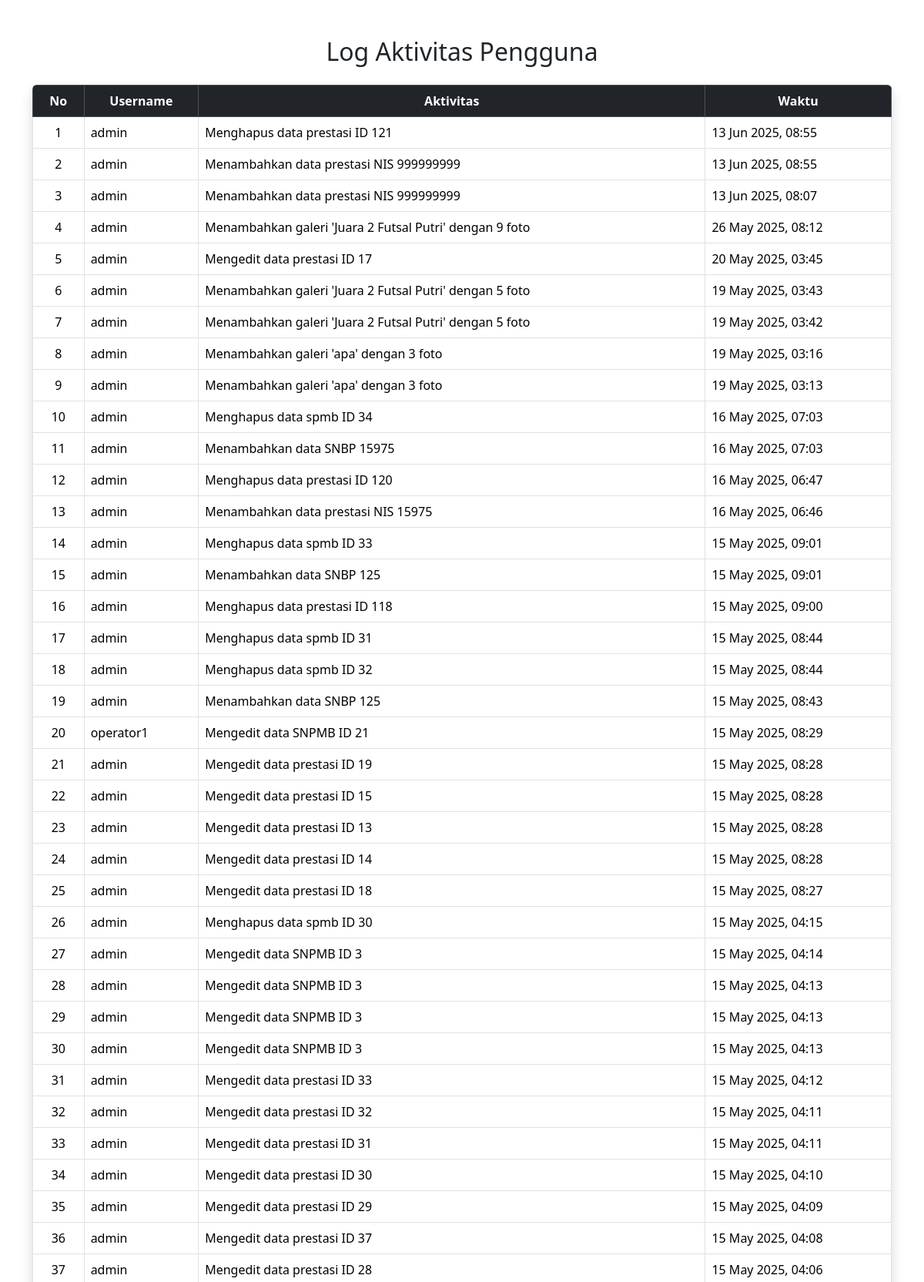
Page /log_aktivitas.php (signed in, upper part) on the committed database.
### tables this page shows
CREATE TABLE `log_aktivitas` (
  `id` int(11) NOT NULL,
  `user` varchar(50) DEFAULT NULL,
  `aktivitas` text DEFAULT NULL,
  `waktu` timestamp NOT NULL DEFAULT current_timestamp()
);

### log_aktivitas.php (the view, shortened to what this page needs)
<?php
include 'koneksi.php';
$logs = mysqli_query($koneksi, "SELECT * FROM log_aktivitas ORDER BY waktu DESC");
?>
<!DOCTYPE html>
<html>
<head>
    <link href="https://cdn.jsdelivr.net/npm/bootstrap@5.3.3/dist/css/bootstrap.min.css" rel="stylesheet">
</head>
<body>
<div class="container mt-5">
    <h2 class="text-center mb-4">Log Aktivitas Pengguna</h2>
    <div class="table-responsive shadow rounded">
        <table class="table table-hover table-bordered align-middle">
            <thead class="table-dark text-center">
                <tr>
                    <th>No</th>
                    <th>Username</th>
                    <th>Aktivitas</th>
                    <th>Waktu</th>
                </tr>
            </thead>
            <tbody>
                <?php
                $no = 1;
                while ($log = mysqli_fetch_assoc($logs)) { ?>
                <tr>
                    <td class="text-center"><?= $no++ ?></td>
                    <td><?= htmlspecialchars($log['user']) ?></td>
                    <td><?= htmlspecialchars($log['aktivitas']) ?></td>
                    <td><?= date('d M Y, H:i', strtotime($log['waktu'])) ?></td>
                </tr>
                <?php } ?>
            </tbody>
        </table>
    </div>
</div>
</body>
</html>

### rows in the picture
log_aktivitas: user "admin", aktivitas "Menghapus data prestasi ID 121", waktu "13 Jun 2025, 08:55"
log_aktivitas: user "admin", aktivitas "Menambahkan data prestasi NIS 999999999", waktu "13 Jun 2025, 08:55"
log_aktivitas: user "admin", aktivitas "Menambahkan data prestasi NIS 999999999", waktu "13 Jun 2025, 08:07"
log_aktivitas: user "admin", aktivitas "Menambahkan galeri 'Juara 2 Futsal Putri' dengan 9 foto", waktu "26 May 2025, 08:12"
log_aktivitas: user "admin", aktivitas "Mengedit data prestasi ID 17", waktu "20 May 2025, 03:45"
log_aktivitas: user "admin", aktivitas "Menambahkan galeri 'Juara 2 Futsal Putri' dengan 5 foto", waktu "19 May 2025, 03:43"
log_aktivitas: user "admin", aktivitas "Menambahkan galeri 'Juara 2 Futsal Putri' dengan 5 foto", waktu "19 May 2025, 03:42"
log_aktivitas: user "admin", aktivitas "Menambahkan galeri 'apa' dengan 3 foto", waktu "19 May 2025, 03:16"
log_aktivitas: user "admin", aktivitas "Menambahkan galeri 'apa' dengan 3 foto", waktu "19 May 2025, 03:13"
log_aktivitas: user "admin", aktivitas "Menghapus data spmb ID 34", waktu "16 May 2025, 07:03"
log_aktivitas: user "admin", aktivitas "Menambahkan data SNBP 15975", waktu "16 May 2025, 07:03"
log_aktivitas: user "admin", aktivitas "Menghapus data prestasi ID 120", waktu "16 May 2025, 06:47"
log_aktivitas: user "admin", aktivitas "Menambahkan data prestasi NIS 15975", waktu "16 May 2025, 06:46"
log_aktivitas: user "admin", aktivitas "Menghapus data spmb ID 33", waktu "15 May 2025, 09:01"
log_aktivitas: user "admin", aktivitas "Menambahkan data SNBP 125", waktu "15 May 2025, 09:01"
log_aktivitas: user "admin", aktivitas "Menghapus data prestasi ID 118", waktu "15 May 2025, 09:00"
log_aktivitas: user "admin", aktivitas "Menghapus data spmb ID 31", waktu "15 May 2025, 08:44"
log_aktivitas: user "admin", aktivitas "Menghapus data spmb ID 32", waktu "15 May 2025, 08:44"
log_aktivitas: user "admin", aktivitas "Menambahkan data SNBP 125", waktu "15 May 2025, 08:43"
log_aktivitas: user "operator1", aktivitas "Mengedit data SNPMB ID 21", waktu "15 May 2025, 08:29"
log_aktivitas: user "admin", aktivitas "Mengedit data prestasi ID 19", waktu "15 May 2025, 08:28"
log_aktivitas: user "admin", aktivitas "Mengedit data prestasi ID 15", waktu "15 May 2025, 08:28"
log_aktivitas: user "admin", aktivitas "Mengedit data prestasi ID 13", waktu "15 May 2025, 08:28"
log_aktivitas: user "admin", aktivitas "Mengedit data prestasi ID 14", waktu "15 May 2025, 08:28"
log_aktivitas: user "admin", aktivitas "Mengedit data prestasi ID 18", waktu "15 May 2025, 08:27"
log_aktivitas: user "admin", aktivitas "Menghapus data spmb ID 30", waktu "15 May 2025, 04:15"
log_aktivitas: user "admin", aktivitas "Mengedit data SNPMB ID 3", waktu "15 May 2025, 04:14"
log_aktivitas: user "admin", aktivitas "Mengedit data SNPMB ID 3", waktu "15 May 2025, 04:13"
log_aktivitas: user "admin", aktivitas "Mengedit data SNPMB ID 3", waktu "15 May 2025, 04:13"
log_aktivitas: user "admin", aktivitas "Mengedit data SNPMB ID 3", waktu "15 May 2025, 04:13"
log_aktivitas: user "admin", aktivitas "Mengedit data prestasi ID 33", waktu "15 May 2025, 04:12"
log_aktivitas: user "admin", aktivitas "Mengedit data prestasi ID 32", waktu "15 May 2025, 04:11"
log_aktivitas: user "admin", aktivitas "Mengedit data prestasi ID 31", waktu "15 May 2025, 04:11"
log_aktivitas: user "admin", aktivitas "Mengedit data prestasi ID 30", waktu "15 May 2025, 04:10"
log_aktivitas: user "admin", aktivitas "Mengedit data prestasi ID 29", waktu "15 May 2025, 04:09"
log_aktivitas: user "admin", aktivitas "Mengedit data prestasi ID 37", waktu "15 May 2025, 04:08"
log_aktivitas: user "admin", aktivitas "Mengedit data prestasi ID 28", waktu "15 May 2025, 04:06"
